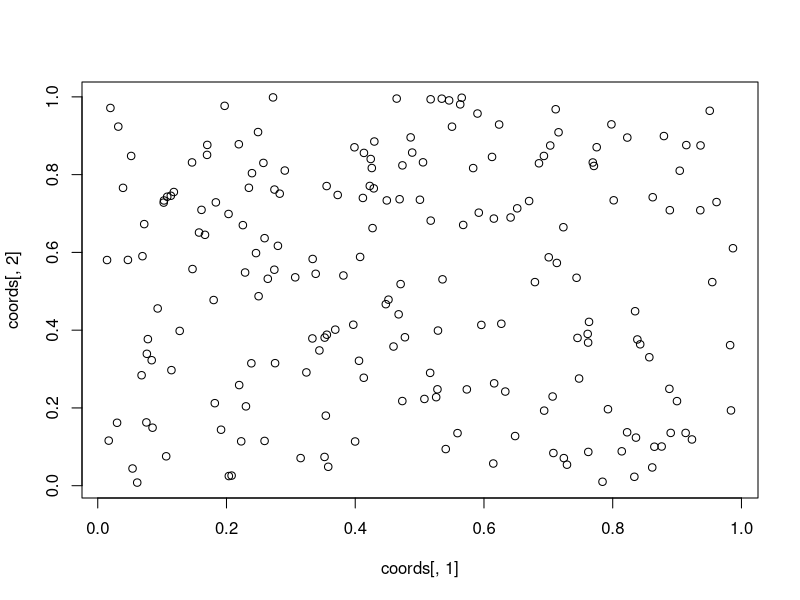
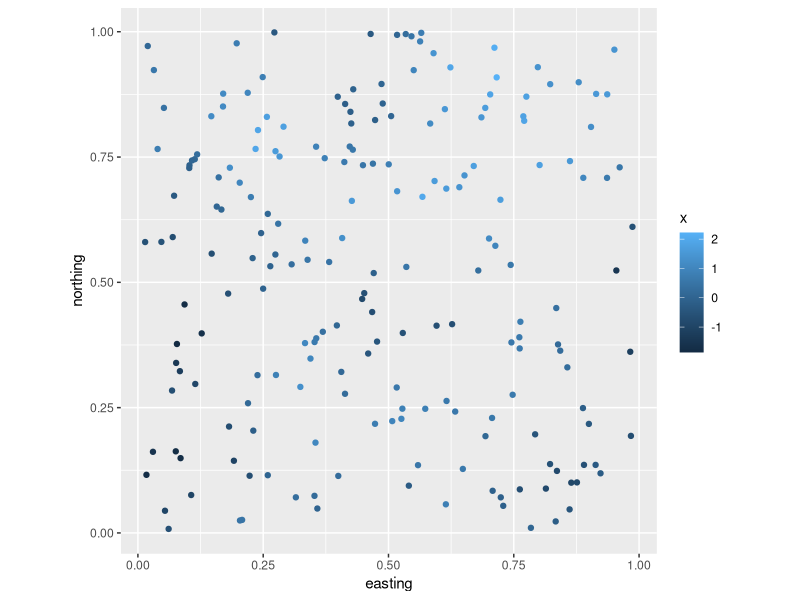
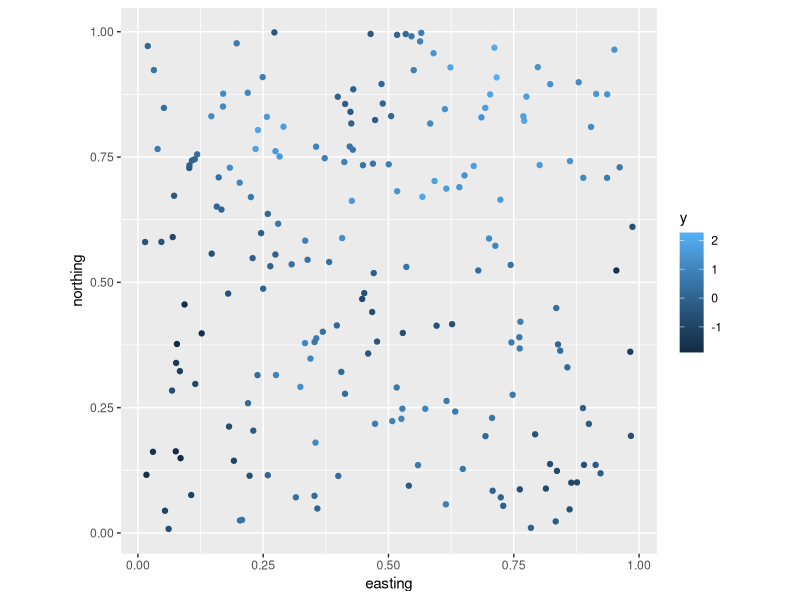
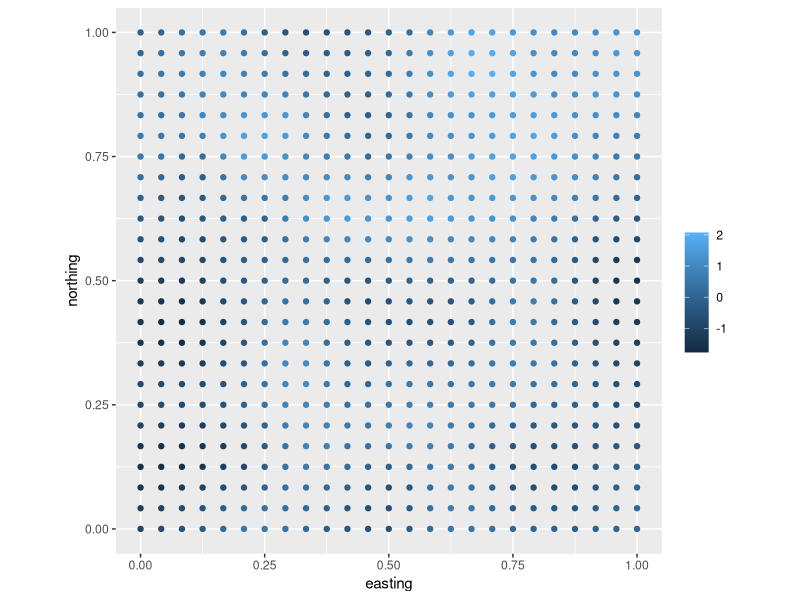
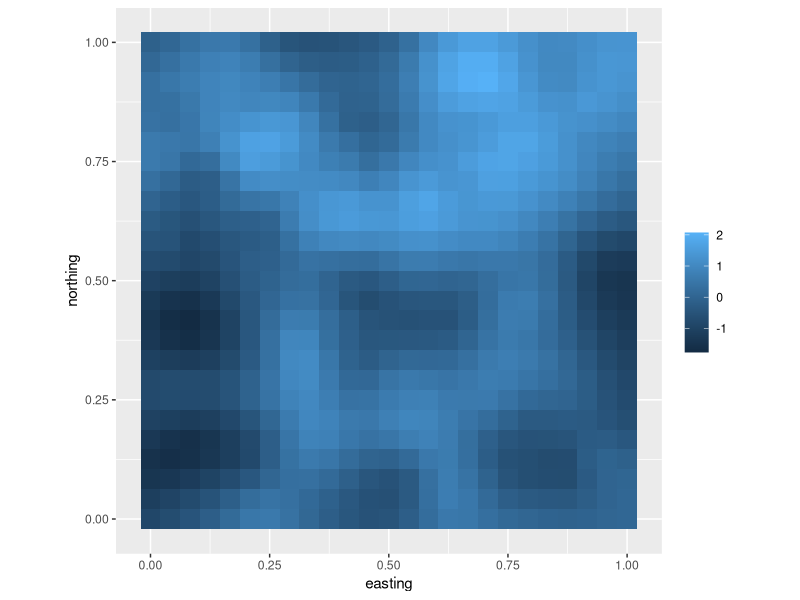
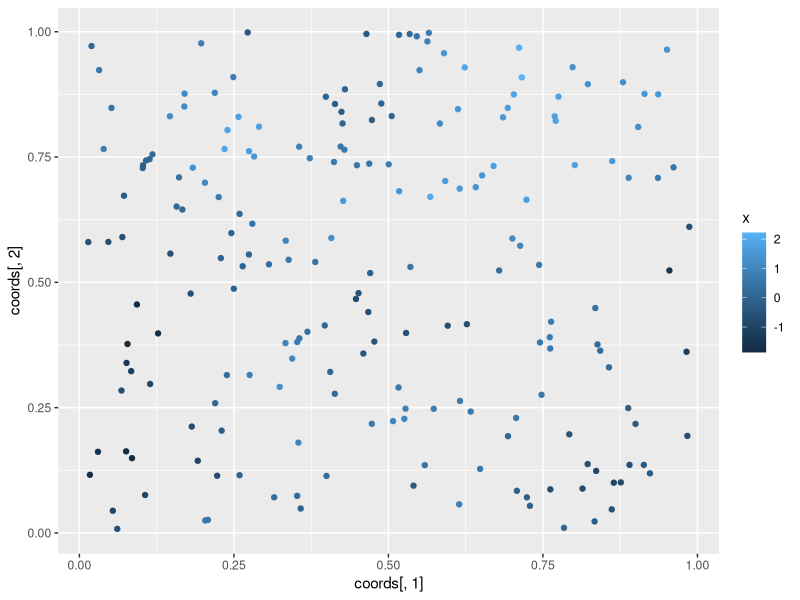
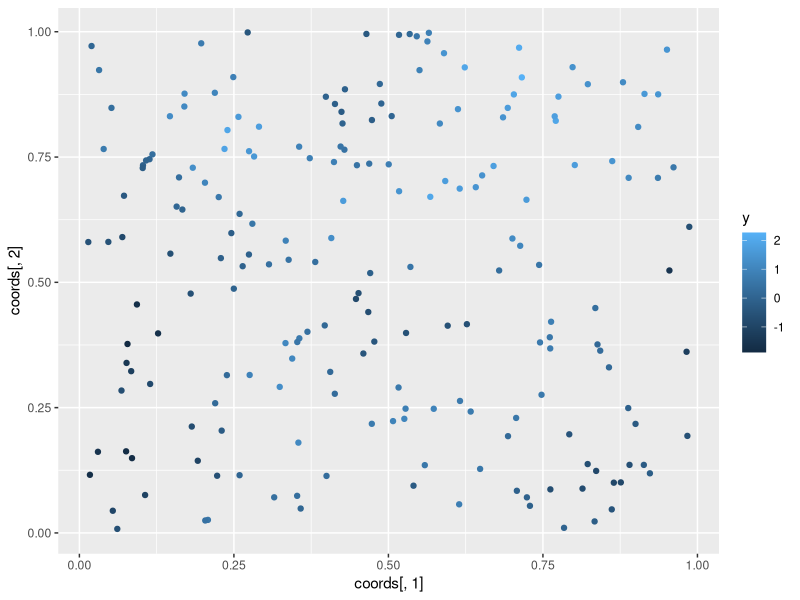
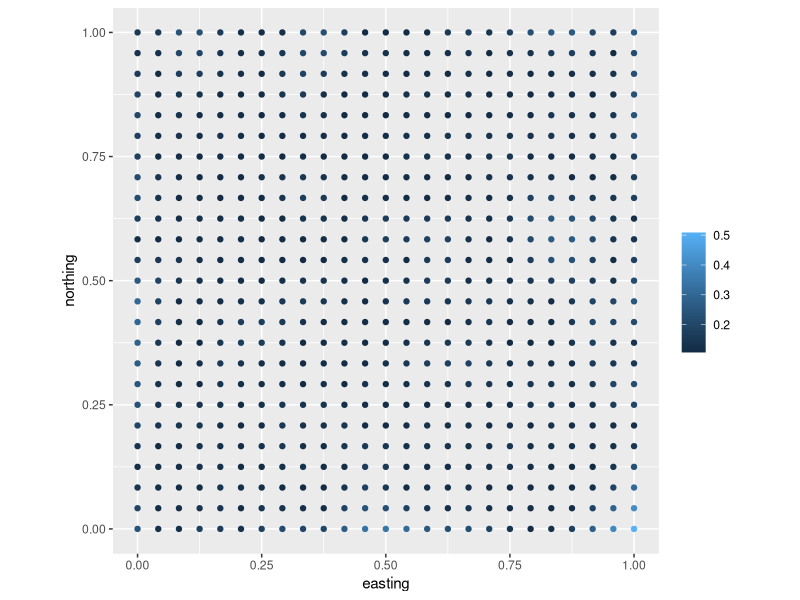

Reproduce these figures in R, in order.

# Exercise 2

# Task 2.1: Simulation


library(fields)
library(MASS)
library(ggplot2)
library(mvtnorm)

# defining covariance function and mean function

matern_cov <- function(sigma_sq, phi, dist_matrix){ 
  # returns the covariance given parameters sigma^2 and phi, and distance matrix, assuming Matérn covariance function
  rows = dim(dist_matrix)[1] # number of rows in distance matrix
  cols = dim(dist_matrix)[2] # number of columns in distance matrix
  Sigma = matrix(NA, nrow=rows, ncol=cols) # covariance matrix should have same dimension as distance matrix
  for (i in seq(1,rows)){ 
    for (j in seq(1,cols)){
      Sigma[i,j] = sigma_sq*(1+phi*dist_matrix[i,j])*exp(-phi*dist_matrix[i,j]) # Cov(x(s_i), x(s_j)) = sigma^2*(1+phi*h)*exp(-phi*h)
    }
  }
  return (Sigma)
}

# defining a function returning mean value at site (x_coord, y_coord) for a specific value alpha
mean_value <- function(alpha, x_coord, y_coord){ # returns mu_j, where coord is the coordinate for j
  return (alpha*((x_coord-0.5)+(y_coord-0.5))) # mu_j = alpha*((s_j1-0.5)+(s_j2-0.5))
}

# parameters
set.seed(10)
N = 200 # number of random observation sites
sigma_sq = 1 # sigma^2
phi = 10 # phi
tau_sq = 0.05^2 # phi^2
alpha = 1 # alpha


x_coords = runif(n=N) # sampling x-coordinates for the random sites
y_coords = runif(n=N) # sampling y-coordinates for the random sites
coords = cbind(x_coords, y_coords) # coordinates of the N random sites
plot(x=coords[,1], y=coords[,2]) # plot of the random sites


# Creating covariance matrix:

dist_matrix = rdist(coords) # matrix containing distance between every pair of points
Sigma = matern_cov(sigma_sq = sigma_sq, phi = phi, dist_matrix = dist_matrix) # defining Sigma through the Matérn covariance function

# sampling x

L = t(chol(Sigma)) # L is the Cholesky decomposition of the covariance matrix Sigma
z = rnorm(N) # z ~ N(0,1)
x = L%*%z # x ~ N(0, Sigma)

mu_vec = rep(0, N)
for (i in seq(1,N)){
  mu_vec[i] = mean_value(alpha = alpha, x_coord = coords[i,1], y_coord = coords[i,2])
}

x = x+mu_vec # x ~ N(mu, Sigma)

y = x+rnorm(n=N,sd=sqrt(tau_sq)) # y ~ N(mu, Sigma+tau*I_N)  
y = as.vector(y)

# plotting the random sites of the Gaussian field x
df_x = data.frame(coords, x)
ggplot(df_x)+geom_point(aes(x=coords[,1], y=coords[,2],color=x))+coord_fixed(ratio = 1)+xlab("easting")+ylab("northing")
dev.print(pdf, "x_21.pdf")

# plotting the observations y
df_y = data.frame(coords, y)
ggplot(df_y)+geom_point(aes(x=coords[,1], y=coords[,2],color=y))+coord_fixed(ratio = 1)+xlab("easting")+ylab("northing")
dev.print(pdf, "y_21.pdf")



# Task 2.2: Parameter estimation

# defining matrices in regression model. Using same notation as in lecture notes
C = Sigma+tau_sq*diag(N) # C = Sigma+tau^2* I_N
Q = solve(C) # Q = C^(-1)

X = coords[,1]+coords[,2]-rep(1,N) # X is vector where row j of X is s_j1+sj2-1


# creating the partial derivates of C

# returns dC/d(sigma^2) between the elements in x
C_deriv_sigma_sq <- function(phi, dist_matrix){ 
  rows = dim(dist_matrix)[1] # number of rows in distance matrix
  cols = dim(dist_matrix)[2] # number of columns in distance matrix
  C_sigma_sq = matrix(1, ncol=rows, nrow=cols) # dC/d(sigma^2) has same dimensions as distance matrix
  for (i in seq(1,rows)){
    for (j in seq(1,cols)){
      C_sigma_sq[i,j] = (1+phi*dist_matrix[i,j])*exp(-phi*dist_matrix[i,j]) # dC/ d(sigma^2) = (1+phi*h)*exp(-phi*h)
    }
  }
  return (C_sigma_sq)
}

# returns dC/d(phi)
C_deriv_phi <- function(sigma_sq, phi, dist_matrix){  
  rows = dim(dist_matrix)[1] # number of rows in distance matrix
  cols = dim(dist_matrix)[2] # number of columns in distance matrix
  C_phi= matrix(1, ncol=rows, nrow=cols) # dC/d(phi) has same dimensions as distance matrix
  for (i in seq(1,rows)){
    for (j in seq(1,cols)){
      C_phi[i,j] = -sigma_sq*phi*dist_matrix[i,j]^2*exp(-phi*dist_matrix[i,j]) # dC/d(phi) = -sigma^2*phi*h^2*exp(-phi*h)
    }
  }
  return (C_phi)
}

# returns a vector containing the partial derivates of C, i.e. dC/d(sigma^2), dC/d(tau^2) and dC/d(phi)
compute_C_partial_derivatives = function(theta_hat, dist_matrix){ # Computes dC/d(theta)
  C_partial_sigma_sq = C_deriv_sigma_sq(theta_hat[3], dist_matrix) # dC/ d(sigma^2)
  C_partial_tau_sq = diag(N)  # dC/d(tau^2) = I_N
  C_partial_phi = C_deriv_phi(theta_hat[1], theta_hat[3], dist_matrix) # dC/d(phi)
  C_partial = list(C_partial_sigma_sq, C_partial_tau_sq, C_partial_phi) # gathering all the partial derivatives in a vector, for practical purposes
  return (C_partial)
}

# returns the score vector (dl/d(sigma^2), dl/d(tau^2), dl/d(phi))
compute_score_vec = function(C_partial, Q, Z){ 
  score_vec = rep(0,3) # vector of length 3 containing the three partial derivatives of the log-likelihood
  for (i in c(1,2,3)){ # dl/d(theta_i) =(-1/2)*trace(Q*dC/d(theta_i))+(1/2)*Z^T*Q*dC/d(theta_i)*Q*Z     theta_i is either sigma^2, tau^2 or phi
    score_vec[i] = (-1/2)*sum(diag(Q%*%C_partial[[i]]))+(1/2)*t(Z)%*%Q%*%C_partial[[i]]%*%Q%*%Z
  }
  return (score_vec)
}

# returns the expected hessian E(d^2l/d(theta)^2)
compute_hessian = function(C_partial, Q){ # computing hessian d^2 l/d(theta^2)
  hessian = matrix(data=NA, ncol=3, nrow=3) # 3x3 matrix containing the hessian of the log-likelihood
  for (i in c(1,2,3)){
    for (j in c(1,2,3)){# d^2 l/(d(theta_i) d(theta_j)) = (-1/2)*trace(Q* (dC/d(theta_i))* Q* (dC/d(theta_j)))
      hessian[i,j] = -(1/2)*sum(diag(Q%*%C_partial[[i]]%*%Q%*%C_partial[[j]]))
    }
  }
  return (hessian)
}


# proposing start values of Fisher scoring iterations
sigma_sq_prop = 5
tau_sq_prop = 0.2^2 
phi_prop = 20
alpha_prop = 5


beta_hat = alpha_prop # beta_hat = alpha
theta_hat = c(sigma_sq_prop, tau_sq_prop, phi_prop) # theta_hat = (sigma^2, tau^2, phi)

prev_loglikelihood = -100
rho = 100 # difference between likelihood in one iteration and the previous
tol = 10^{-10} # stopping criterion for Fisher scoring iterations
iter = 1 # counter for the iterations in the Fisher scoring algorithm


# Fisher scoring algorithm:


while (rho > tol){ # stopping the iterations when rho is smaller than tol
  
  # Computing Q = Q(theta_p)
  Sigma_prop = matern_cov(theta_hat[1], theta_hat[3], dist_matrix) # computing proposed Sigma-matrix with proposed parameter values
  C_prop = Sigma_prop+theta_hat[2]*diag(N) # C = Sigma + tau^2 I_N
  Q_prop = solve(C_prop) # Q = C^(-1)
  
  
  # computing beta_hat
  beta_hat = solve(t(X)%*%Q_prop%*%X)%*%t(X)%*%Q_prop%*%y # beta_hat = (X^T Q X)^{-1} X^T Q y
  
  
  # computing partial derivatives of C and Z = y-X*beta_hat
  C_partial = compute_C_partial_derivatives(theta_hat, dist_matrix)
  
  Z_prop = y-X*as.vector(beta_hat) # Z = y-X*beta_hat
  
  
  # computing score vector dl/d(theta)
  score_vec = compute_score_vec(C_partial, Q_prop, Z_prop)
  
  
  # computing hessian d^2 l/d(theta)^2
  hessian = compute_hessian(C_partial, Q_prop)
  
  # theta_hat_(p+1) = theta_hat(p+1)-hessian^(-1)*score_vec
  theta_hat = theta_hat - solve(hessian)%*%score_vec
  
  
  loglikelihood = dmvnorm(x=y, mean=X*as.vector(beta_hat), sigma=C_prop, log=TRUE) # computing loglikelihood 
  rho = abs(loglikelihood-prev_loglikelihood) # rho = | likelihood_(p+1)-likelihood_p|
  prev_loglikelihood = loglikelihood # the new likelihood is the old likelihood in next iteration
  
  
  # Printing number of iterations, likelihood, theta_hat and beta_hat
  
  cat("Iterations:", iter,"\n")
  
  cat("loglikelihood:", loglikelihood, "\n")
  
  cat("theta_hat:", theta_hat, "\n")
  
  cat("beta_hat:", beta_hat, "\n", "\n")
  
  iter = iter+1 # incrementing iter
}



# Task 2.3: Kriging

# creating grid for kriging prediction

n = 25 # making n times n grid
grid = expand.grid(x=seq(from=0, to = 1, length.out = n), y=seq(from = 0, to = 1, length.out = n)) # making grid sites
grid = cbind(grid[,1],grid[,2]) # removing first column in grid matrix
X_0 = grid%*%c(1,1)-rep(1,n^2) # X_0 is a vector of length n^2 = 625. jth entry of X_0 is s_j1+s_j2-1


# creating distance matrix and covariance matrix for prediction sites

grid_distances = rdist(grid) # matrix containing distances between all pairs of grid nodes
C_0 = matern_cov(theta_hat[1],theta_hat[3], grid_distances) # covariance matrix for prediction sites


# creating distance matrix and covariance matrix between prediction sites and measurement sites

pred_measure_dist = rdist(grid, coords) # n^2 times N-matrix (625 x 200) containing distances between prediction and measurement sites

C_pred_measure = matern_cov(theta_hat[1], theta_hat[3],pred_measure_dist) # C_{0,.} Covariances between prediction and measurement sites (625 x 200)


# computing kriging mean vector

kriging_mean = X_0*as.vector(beta_hat)+C_pred_measure%*%solve(C)%*%(y-X*as.vector(beta_hat))   # E(Y_0|Y) = X_0*beta_hat+C_{0,.}*C^(-1)(Y-X*beta-hat) 


# plotting kriging mean

df_kriging_mean = data.frame(grid, kriging_mean)
ggplot(df_kriging_mean)+geom_point(aes(x=grid[,1], y=grid[,2], color=kriging_mean))+coord_fixed(ratio = 1)+xlab("easting")+ylab("northing")+scale_color_continuous("")
dev.print(pdf, "krig_mean_23.pdf")
ggplot(df_kriging_mean, aes(x=grid[,1], y=grid[,2], fill = kriging_mean)) + geom_tile()+coord_fixed(ratio = 1)+xlab("easting")+ylab("northing")+scale_fill_continuous("") # plotting map
dev.print(pdf, "krig_mean_map_23.pdf")

# comparing against x and y

df_x = data.frame(coords, x)
ggplot(df_x)+geom_point(aes(x=coords[,1], y=coords[,2],color=x)) # plotting x

df_y = data.frame(coords, y)
ggplot(df_y)+geom_point(aes(x=coords[,1], y=coords[,2],color=y)) # plotting observations


# computing variance matrix for prediction sites

kriging_var = C_0-C_pred_measure%*%solve(C)%*%t(C_pred_measure) # Var(Y_0|Y) = C_0-C_{0,.}C^{-1}C_{0,.}^T
diag_kriging_var = diag(kriging_var) # making a matrix containing diagonal elements of Var(Y_0|Y)

# plotting the kriging variance
df_kriging_var = data.frame(grid, diag_kriging_var)
ggplot(df_kriging_var)+geom_point(aes(x=grid[,1], y=grid[,2], color=diag_kriging_var))+coord_fixed(ratio = 1)+xlab("easting")+ylab("northing")+scale_color_continuous("") # plotting each kriging variance in each grid node
dev.print(pdf, "krig_var_23.pdf")
ggplot(df_kriging_var, aes(x=grid[,1], y=grid[,2], fill = diag_kriging_var)) + geom_tile()+coord_fixed(ratio = 1)+xlab("easting")+ylab("northing")+scale_fill_continuous("") # plotting the kriging variance as a map
dev.print(pdf, "krig_var_map_23.pdf")
